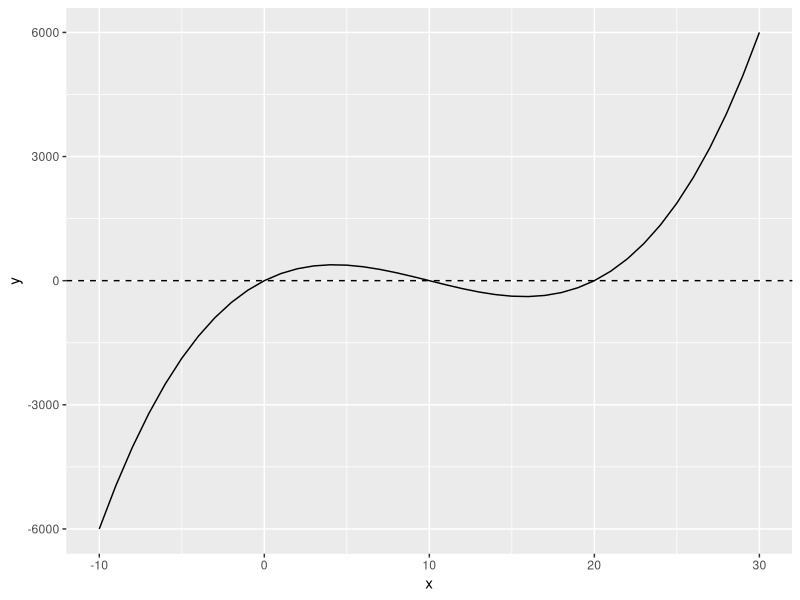
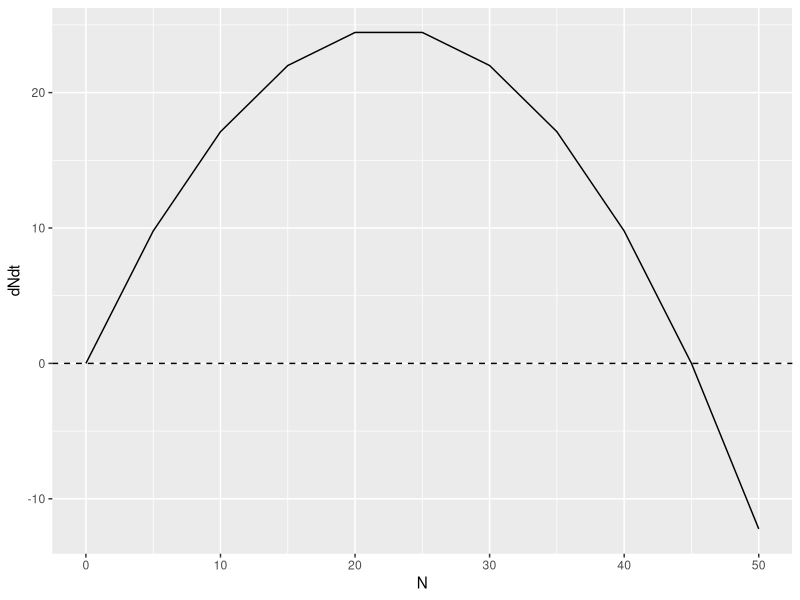
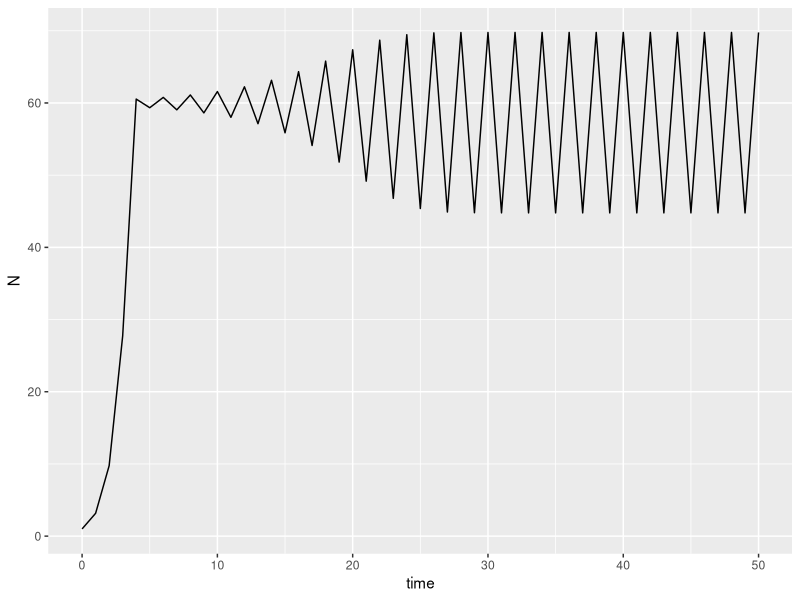
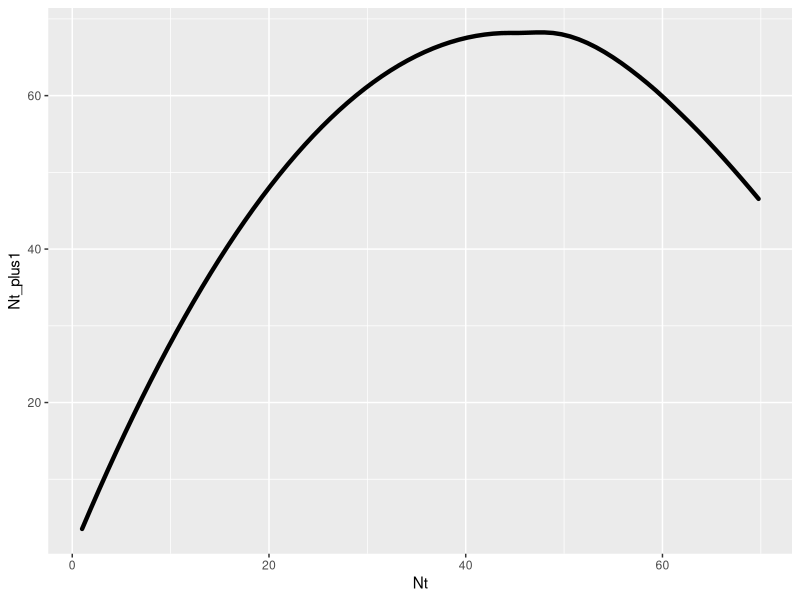

Write the R code that produced these figures, in order.

library(tidyverse)

# 1 - Change in growth rate over N

# Define an equation
eq <- function(x) x*(10-x)*(20-x)

# Plot the x values and y values
tibble(x = seq(from = -10, to = 30, by = 1),
       y = sapply(x, function(x) eq(x))) %>%
  ggplot(aes(x = x, y = y)) + 
  geom_hline(linetype = "dashed", yintercept = 0) +
  geom_line()

# Define the logistic growth equation
log_growth <- function(N, rmax, K) rmax*N*(1-N/K)

# Define rates/state variables
Nt <- seq(from = 0, to = 50, by = 5)
K = 45
rmax = 2.2

# Plot the growth rate over N
tibble(N = Nt,
       dNdt = sapply(Nt, function(x) log_growth(N = x, K = K, rmax = rmax))) %>%
  ggplot(aes(x = N, y = dNdt)) + 
  geom_hline(linetype = "dashed", yintercept = 0) +
  geom_line()

# 2- Complex dynamics in discrete growth over time

# Function to estimate growth over time
log_disc_growth <- function(N0, t, rd, K) {
  
  pop_sizes <- vector(mode = "numeric", length = t +1)
  pop_sizes[1] <- N0
  
  for(i in 2:length(pop_sizes)) {
    Nt <- pop_sizes[i-1] + pop_sizes[i-1]*rd*(1-pop_sizes[i-1]/K)
    pop_sizes[i] <- Nt
  }
  
  return(pop_sizes)
  
}

# Set rates and state variables
N0 = 1
t = 50
rd = 2.2
K = 60

# Plot the population size over time
tibble(time = seq(from = 0, to = t, length.out = t +1),
       N = log_disc_growth(N0 = N0, t = t, K = K, rd = rd)) %>%
  ggplot(aes(x = time, y = N)) + 
  geom_line()

# 2- Complex dynamics - graphing Nt+1 over Nt
tibble(replacement = log_disc_growth(N0 = N0, t = t, K = K, rd = rd)[-t+1],
       Nt = log_disc_growth(N0 = N0, t = t, K = K, rd = rd)[-t+1],
       Nt_plus1 = log_disc_growth(N0 = N0, t = t, K = K, rd = rd)[-1]) %>%
  ggplot(aes(x = Nt, y = Nt_plus1)) +
  geom_smooth(se = F, colour = "black", lineend = "round", linewidth = 1.5)
